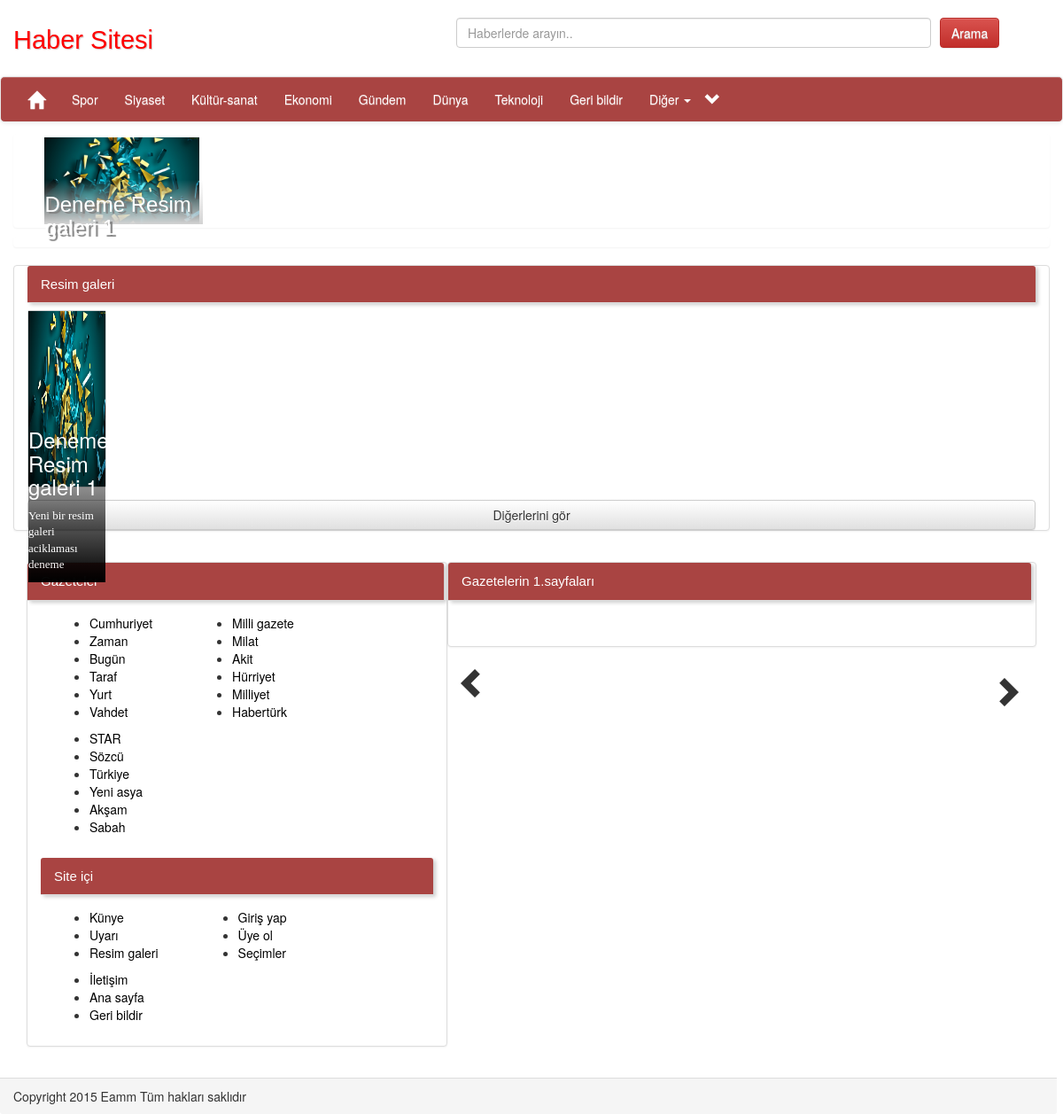
Page /index.php/resimgaleri on the committed database.
### tables this page shows
CREATE TABLE IF NOT EXISTS `resimgaleri` (
  `id` int(11) NOT NULL,
  `baslik` varchar(150) NOT NULL,
  `aciklama` varchar(250) NOT NULL,
  `perma` varchar(180) NOT NULL,
  `etiketler` varchar(250) NOT NULL,
  `tik` int(11) NOT NULL DEFAULT '0',
  `tarih` varchar(150) NOT NULL,
  `resimurl` varchar(225) NOT NULL,
  `hedef` varchar(125) NOT NULL,
  `ust` int(11) NOT NULL DEFAULT '0'
);

### application/controllers/resimgaleri.php (called while the page is built, shortened)
<?php
class resimgaleri extends CI_Controller {
	public function index()
	{
		$data["encoktik"]=$this->anasayfa_model->encoktik();
		$this->load->model("rg_model");
		$galeri = $this->rg_model->resimcek();
		$haberliste = $this->rg_model->ustgcek();
		$data["haberler"]=$haberliste;
		$data["resimg"]=$galeri;
		$this->load->model("anket_model");
		$id = rand(1,4);
		$data["anket"]=$this->anket_model->anketcek($id);
		$this->load->view('rgaleri_view',$data);
	}
}
?>

### index.php (called while the page is built, shortened)
<?php
require_once BASEPATH.'core/CodeIgniter.php';

### application/models/rg_model.php (called while the page is built, shortened)
<?php
class rg_model extends CI_Model {
public function resimcek(){
$this->db->select("*");
$this->db->from("resimgaleri");
$this->db->order_by("id","desc");
$this->db->limit("12");
$getir = $this->db->get();
if($getir->num_rows()){
return $getir->result_array();
}else {
return false;
}
}
function ustgcek(){
	$this->db->select("*");
	$this->db->from("resimgaleri");
	$this->db->limit(6);
	$this->db->order_by("id","desc");
	$getir = $this->db->get();
	return $getir->result_array();
}
}
?>

### application/views/rgaleri_view.php (the view, shortened to what this page needs)
<?php
if($_SERVER['PHP_SELF']!="".base_url()."application/views/rgaleri_view.php"){
?>
<!DOCTYPE html>
<html>
<head>
<link rel="stylesheet" type="text/css" href="<?php echo base_url(); ?>assets/css/bootstrap.css" />
<link rel="stylesheet" type="text/css" href="<?php echo base_url(); ?>assets/css/bootstrap.min.css" />
<link rel="stylesheet" type="text/css" href="<?php echo base_url(); ?>assets/css/bootstrap-theme.css" />
<link rel="stylesheet" type="text/css" href="<?php echo base_url(); ?>assets/css/rgaleri.css">
</head>
<body>
<div class="container-fluid">
<?php
$data["usthaber"]=$haberler;
 		$this->load->view("header_view",$data);
 ?>
<div class="panel panel-default col-md-12">
<div class="kpla panel-heading">Resim galeri</div>
<ul class="list-inline galeri">
<?php foreach($resimg as $galeri){ ?>
<li id='<?php echo $galeri["id"]; ?>'><div class="ihaber col-md-3">
<a target="_blank" href='<?php echo $galeri["hedef"]; ?>'>	<img src='<?php echo $galeri["resimurl"]; ?>' alt='resim' id="hbrresim"/>
</a>
<div id="detay">
<a target="_blank" href='<?php echo $galeri["hedef"]; ?>'>
<h3 id="dbaslik"><?php echo $galeri["baslik"]; ?></h3></a>
<p id="daciklama"><?php echo $galeri["aciklama"]; ?></p></div>
</div></li>
<?php } ?>
</ul>
<a class="galericek btn btn-default col-md-12">Diğerlerini gör</a>
</div>
</body>
</html>
<?php }else {echo "Buraya giriş yasak";} ?>

### application/views/header_view.php (shortened to what this page needs)
<?php
if($_SERVER['PHP_SELF']!="".base_url()."application/views/header_view.php"){
?>
<link rel="stylesheet" type="text/css" href="<?php echo base_url(); ?>assets/css/header.css" />
<div class="row header">
<div class="col-md-5 wd">
<h3 id="logo">Haber Sitesi</h3>
</div>
<div style="padding-top:20px" class="arama col-md-7">
<form action="sonuclar" method="get">
	<input autocomplete="off" style="float:left;width:80%;margin-right:10px" type="text" class="form-control" name="ara" placeholder="Haberlerde arayın.." />
	<input style="float:left" type="submit" id="arabuton" class="btn btn-danger" value="Arama" />
</form>
</div>
<nav class="ustmenu col-md-12 navbar navbar-default">
  <div id="ustmenu" class="container-fluid">
    <div class="collapse navbar-collapse" id="bs-example-navbar-collapse-1">
      <ul id="ustul" class="nav navbar-nav">
        <li>
    <div class="navbar-header">
      <a class="navbar-brand" href="<?php echo base_url(); ?>"> <span class="glyphicon glyphicon-home" style="font-size:20px"></span></a>
    </div>
</li>
        <li>
<a href='<?php echo base_url(); ?>2_spor'>Spor</a>
</li>
<li>
<a href='<?php echo base_url(); ?>3_siyaset'>Siyaset</a>
</li>
<li>
<a href='<?php echo base_url(); ?>7_kultur-sanat'>Kültür-sanat</a>
</li>
<li>
<a href='<?php echo base_url(); ?>4_ekonomi'>Ekonomi</a>
</li>
<li>
<a href='<?php echo base_url(); ?>1_gundem'>Gündem</a>
</li>
<li>
<a href='<?php echo base_url(); ?>5_dunya'>Dünya</a>
</li>
<li>
<a href='<?php echo base_url(); ?>6_teknoloji'>Teknoloji</a>
</li>
<li>
<a href='<?php echo base_url(); ?>iletisim'>Geri bildir</a>
</li>
        <li class="dropdown">
          <a href="#" class="dropdown-toggle" data-toggle="dropdown" role="button" aria-haspopup="true" aria-expanded="false">Diğer <span class="caret"></span></a>
        </li>
  <li><span id="down" style="font-size:18px;margin-top:15px" class="glyphicon glyphicon-chevron-down"></span>
      <span style="font-size:18px;margin-top:15px;display:none" id="up" class="glyphicon glyphicon-chevron-up"></span></li>
      </ul>
    </div>
  </div>
</nav>
</div>
<div class="col-md-12 panel panel-default usthaber">
<?php foreach($usthaber as $ust){
if($ust["ust"]=="1"){ ?>
<div class="usteleman col-md-2">
<div id="imgbox">
	<a href='<?php echo base_url(); ?>h/<?php echo $ust["id"]."_".$ust["perma"]; ?>'>
  <img src='<?php echo $ust["resimurl"]; ?>' id="usthaberresim" alt="resim"/>
<h3 id="usthbslk"><?php echo $ust["baslik"]; ?></h3>
</a>
</div>
</div><?php } ?>
<?php } ?>
</div>
<div class="col-md-12 panel panel-default kayanhaber">
</div>
<?php }else {echo "Buraya giriş yasak";} ?>

### assets/css/rgaleri.css (style rules this page uses)
.ihaber { height:200px;border:1px solid lightgray; border-radius:2%; margin-top:8px; padding:0; }
#hbrresim { width:100%; height:100%; }
p#daciklama { font-family: Verdana; font-size:13px; color:white; }
#detay { margin-top:-86px; z-index:3; width:100%; position: absolute; background-image: linear-gradient(to bottom, transparent 0px, black 100%); background-repeat: repeat-x; }
#detay a { color:white; }

### assets/css/header.css (style rules this page uses)
a { color:black; }
h3#logo { margin-top:30px; font-size:29px; font-family: sans-serif; color:#f00; text-shadow:1px 1px 1px #ccc; }
.ustmenu { padding:0; margin-top:-14px; background-image: -webkit-linear-gradient(bottom, #a94442 0%, #337ab7100%); background-image: -o-linear-gradient(top, #a94442 0%, #a94442 100%); background-image: -webkit-gradient(linear, left top, left bottom, from(#a94442), to(#a94442)); background-image: linear-gradient(to bottom, #a94442 0%, #a94442 100%); color:white; }
a.navbar-brand { margin:0; }
#ustmenu a { color:white; }
.usteleman { margin-left:-5px; border:1px solid transparent ; }
.usthaber { border:1px solid transparent; padding:2px; padding-left:2%; margin-top:-7px; }
#imgbox { width:110%; height:100%; }
.arama { height:100px; background-image: linear-gradient(to bottom, transparent 0px, white 100%); background-repeat: repeat-x; }
img#usthaberresim { width:100%; height:100%; }
h3#usthbslk { font-family:Arial; z-index:3; margin-top:-50px; padding-top:15px; background-image: linear-gradient(to bottom, transparent 0px, lightgray 100%); background-repeat: repeat-x; width:95%; height:50px; color:white; position:absolute; text-shadow: 3px 2px 1px gray; transition:background-image 1s }
.kayanhaber { margin-top:-10px; max-height:25px; padding-top:-5px; font-family:Arial; border:1px solid transparent; }

### application/views/header_view.php (style rules this page uses)
a { color:black; }

### rows in the picture
resimgaleri: resimurl (picture), baslik "Deneme Resim galeri 1", aciklama "Yeni bir resim galeri aciklaması deneme"
